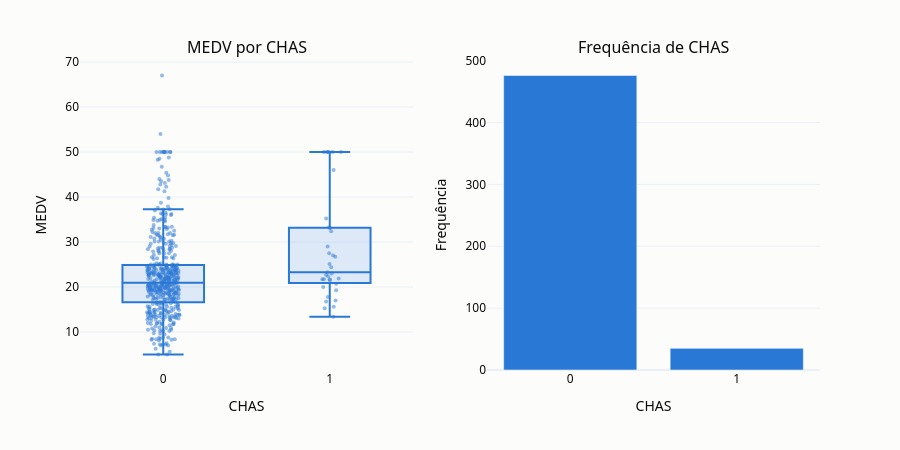

Notebook source saved alongside this figure:
### Code cell
grafico_categoria('CHAS', 'MEDV_vs_CHAS')

### Figure 1 — Plotly figure (JSON) as saved in the notebook; plotly's stock layout.template omitted (floating-point values rounded to 4 significant figures; data arrays with more than 128 entries replaced by an {"elided": "..."} marker saying what was removed)
{"data": [{"boxpoints": "all", "fillcolor": "rgba(42, 120, 214, 0.15)", "hoveron": "boxes+points", "hovertext": {"elided": "511 str values"}, "jitter": 0.4, "legendgroup": "MEDV", "line": {"color": "#2a78d6"}, "marker": {"color": "#2a78d6", "opacity": 0.5, "size": 4}, "name": "MEDV", "pointpos": 0, "showlegend": true, "type": "box", "x": {"elided": "511 str values"}, "xaxis": "x", "y": {"elided": "511 float values"}, "yaxis": "y"}, {"hovertemplate": "CHAS = %{x}<br>Frequência: %{y}<extra></extra>", "legendgroup": "Frequência", "marker": {"color": "#2a78d6"}, "name": "Frequência", "showlegend": true, "type": "bar", "x": ["0", "1"], "xaxis": "x2", "y": [476, 35], "yaxis": "y2"}], "layout": {"annotations": [{"font": {"size": 16}, "showarrow": false, "text": "MEDV por CHAS", "x": 0.225, "xanchor": "center", "xref": "paper", "y": 1.0, "yanchor": "bottom", "yref": "paper"}, {"font": {"size": 16}, "showarrow": false, "text": "Frequência de CHAS", "x": 0.775, "xanchor": "center", "xref": "paper", "y": 1.0, "yanchor": "bottom", "yref": "paper"}], "height": 450, "margin": {"t": 60}, "showlegend": false, "title": {}, "xaxis": {"anchor": "y", "categoryarray": ["0", "1"], "categoryorder": "array", "domain": [0.0, 0.45], "title": {"text": "CHAS"}, "type": "category"}, "xaxis2": {"anchor": "y2", "categoryarray": ["0", "1"], "categoryorder": "array", "domain": [0.55, 1.0], "title": {"text": "CHAS"}, "type": "category"}, "yaxis": {"anchor": "x", "domain": [0.0, 1.0], "title": {"text": "MEDV"}}, "yaxis2": {"anchor": "x2", "domain": [0.0, 1.0], "title": {"text": "Frequência"}}}}
